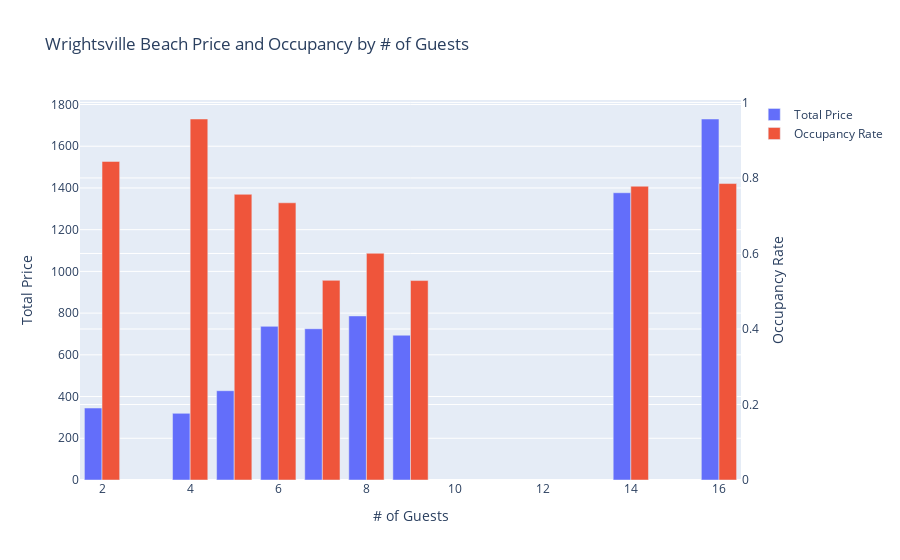

Notebook code cell kept with this figure:
### Code cell
wb_fig = go.Figure(data=[
    go.Bar(name='Total Price', x=wb_data['guest_no'], y=wb_data['median_total_price'], yaxis='y', offsetgroup=1),
    go.Bar(name='Occupancy Rate', x=wb_data['guest_no'], y=wb_data['occupancy_rate'], yaxis='y2', offsetgroup=2)
],
    layout={
        'xaxis': {'title': '# of Guests'},
        'yaxis': {'title': 'Total Price'},
        'yaxis2': {'title': 'Occupancy Rate', 'overlaying': 'y', 'side': 'right'}
    }
)

# Change the bar mode
wb_fig.update_layout(title_text='Wrightsville Beach Price and Occupancy by # of Guests', barmode='group')
wb_fig.show()

### Figure 1 — Plotly figure (JSON) as saved in the notebook; plotly's stock layout.template omitted (floating-point values rounded to 4 significant figures)
{"data": [{"name": "Total Price", "offsetgroup": "1", "type": "bar", "x": [2, 4, 5, 6, 7, 8, 9, 14, 16], "y": [345, 319.5, 428, 736.5, 725, 786.5, 694, 1377, 1730.0], "yaxis": "y"}, {"name": "Occupancy Rate", "offsetgroup": "2", "type": "bar", "x": [2, 4, 5, 6, 7, 8, 9, 14, 16], "y": [0.8438, 0.9562, 0.7567, 0.7342, 0.5288, 0.6005, 0.5282, 0.7781, 0.7852], "yaxis": "y2"}], "layout": {"barmode": "group", "title": {"text": "Wrightsville Beach Price and Occupancy by # of Guests"}, "xaxis": {"title": {"text": "# of Guests"}}, "yaxis": {"title": {"text": "Total Price"}}, "yaxis2": {"overlaying": "y", "side": "right", "title": {"text": "Occupancy Rate"}}}}
